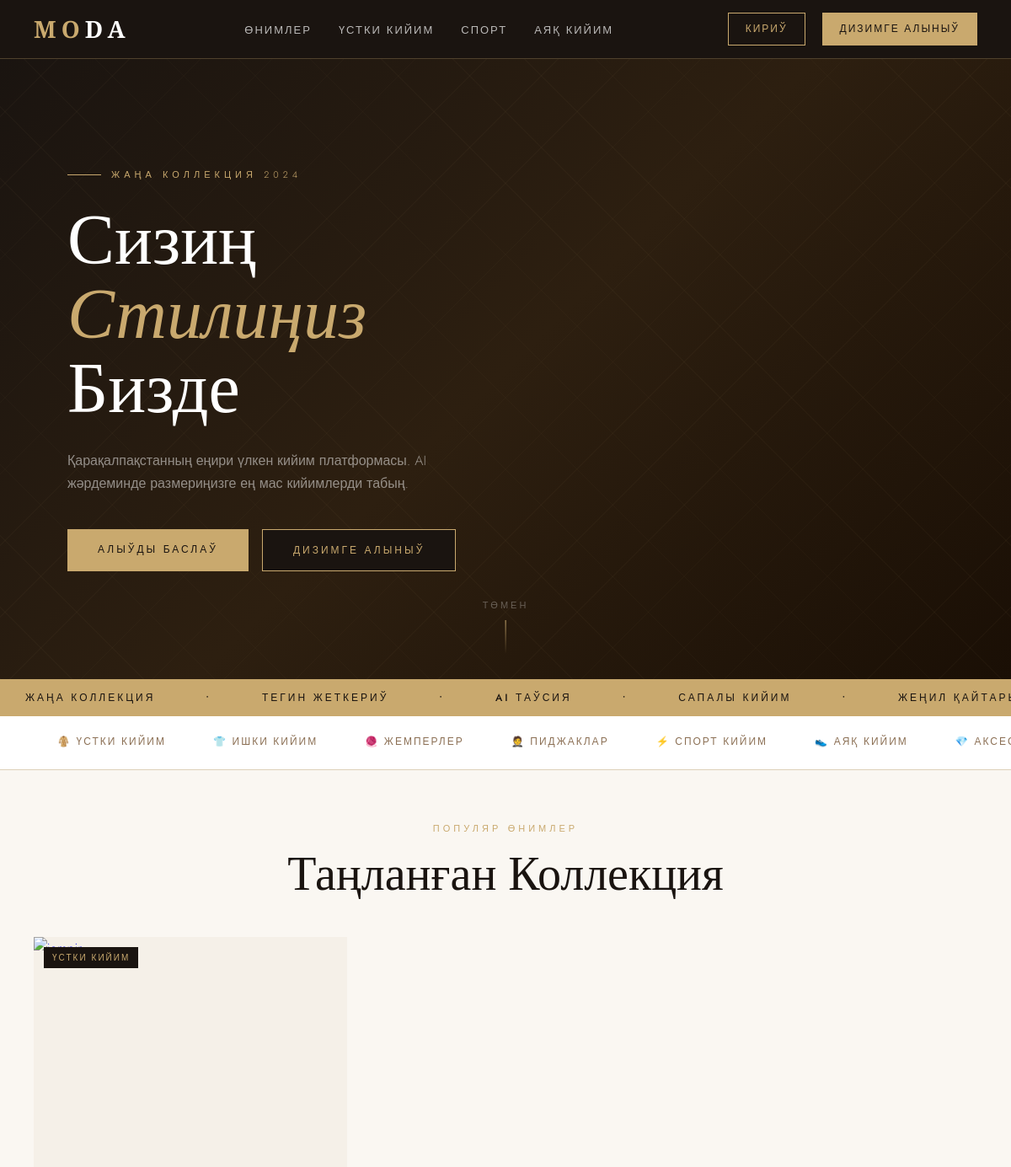
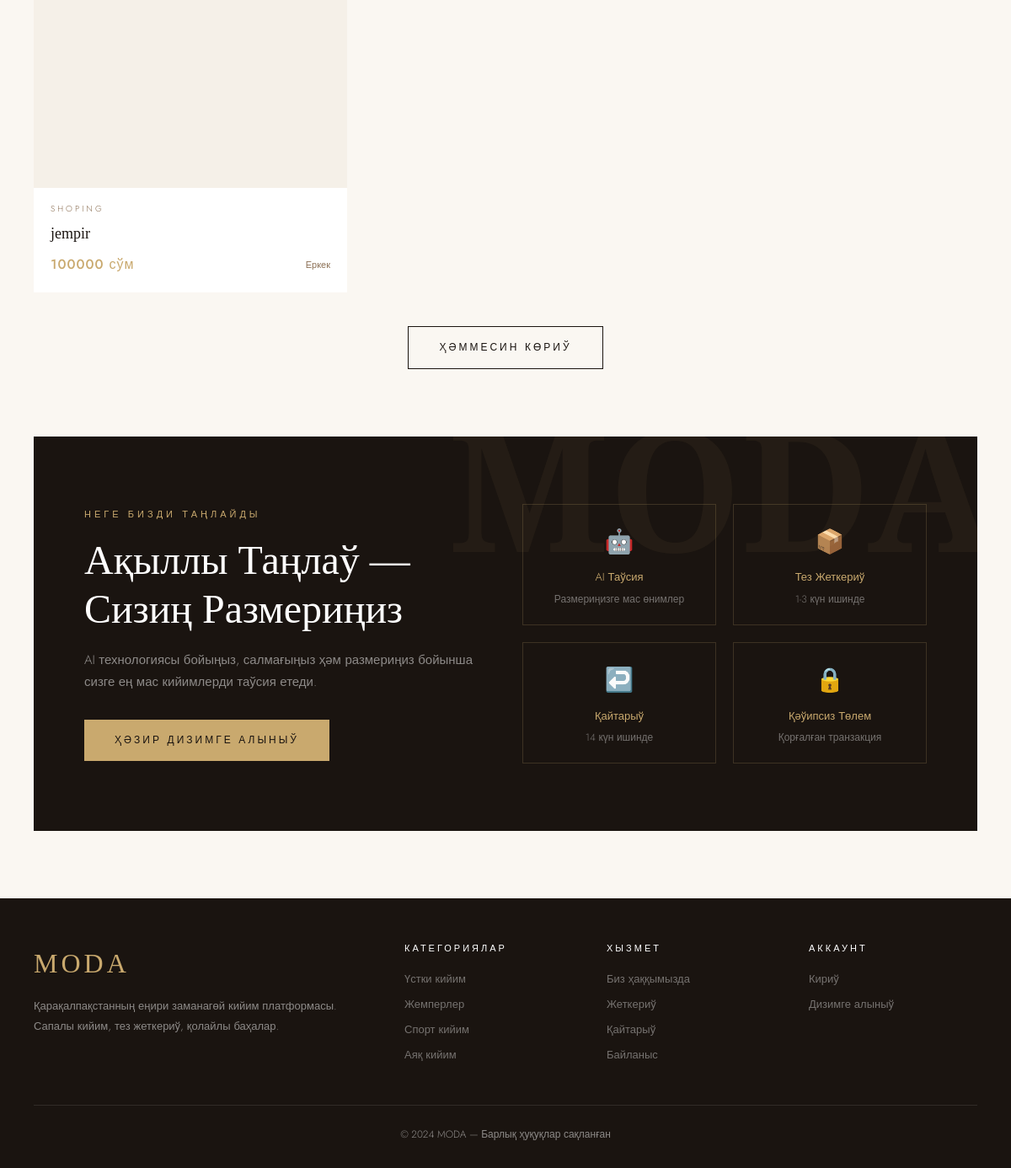
The page / on the database its author committed (2 pictures, top to bottom).
### kiyim/models.py (models this page shows, shortened)
class Product(models.Model):
    seller = models.ForeignKey(User, on_delete=models.CASCADE, related_name='products')
    name = models.CharField(max_length=200)
    category = models.CharField(max_length=20, choices=CATEGORY_CHOICES)
    price = models.DecimalField(max_digits=12, decimal_places=2)
    gender = models.CharField(max_length=10, choices=GENDER_PRODUCT, default='unisex')
    style = models.CharField(max_length=20, choices=STYLE_CHOICES, default='casual')
    description = models.TextField(blank=True)
    is_active = models.BooleanField(default=True)
    created_at = models.DateTimeField(auto_now_add=True)
    views_count = models.IntegerField(default=0)
    def main_image(self):
        img = self.images.first()
        return img.image if img else None

class User(AbstractUser):
    ROLE_CHOICES = [('client', 'Klient'), ('seller', 'Sotuvchi')]
    GENDER_CHOICES = [('male', 'Erkak'), ('female', 'Ayol')]
    SIZE_CHOICES = [('XS','XS'),('S','S'),('M','M'),('L','L'),('XL','XL'),('XXL','XXL'),('XXXL','XXXL')]
    role = models.CharField(max_length=10, choices=ROLE_CHOICES, default='client')
    phone = models.CharField(max_length=20, blank=True)
    gender = models.CharField(max_length=10, choices=GENDER_CHOICES, blank=True)
    height = models.FloatField(null=True, blank=True, help_text='sm')
    weight = models.FloatField(null=True, blank=True, help_text='kg')
    size = models.CharField(max_length=5, choices=SIZE_CHOICES, blank=True)
    avatar = models.ImageField(upload_to='avatars/', blank=True, null=True)
    shop_name = models.CharField(max_length=100, blank=True)

### kiyim/views.py (the view)
# urls.py: path('', views.home, name='home'),
def home(request):
    featured = Product.objects.filter(is_active=True).order_by('-views_count')[:8]
    new_arrivals = Product.objects.filter(is_active=True).order_by('-created_at')[:8]
    categories = CATEGORY_CHOICES
    return render(request, 'kiyim/home.html', {
        'featured': featured,
        'new_arrivals': new_arrivals,
        'categories': categories,
    })

### kiyim/context_processors.py (called while the page is built)
def cart_count(request):
    count = 0
    if request.user.is_authenticated and hasattr(request.user, 'role') and request.user.role == 'client':
        count = request.user.cart_items.count()
    return {'cart_count': count}

### templates/kiyim/home.html (shortened to what this page needs)
{% extends 'kiyim/base.html' %}
{% block content %}
<section class="hero">
    <div class="hero-bg"></div>
    <div class="hero-content">
        <div class="hero-tag">Жаңа коллекция 2024</div>
        <h1 class="hero-title">Сизиң<br><em>Стилиңиз</em><br>Бизде</h1>
        <p class="hero-desc">Қарақалпақстанның еңири үлкен кийим платформасы. AI жәрдеминде размериңизге ең мас кийимлерди табың.</p>
        <div class="hero-actions">
            <a href="{% url 'product_list' %}" class="btn btn-gold">Алыўды Баслаў</a>
            {% if not user.is_authenticated %}<a href="{% url 'register_choice' %}" class="btn btn-primary">Дизимге алыныў</a>{% endif %}
        </div>
    </div>
    <div class="hero-scroll">Төмен</div>
</section>
<div class="marquee-wrap">
    <div class="marquee-text">
        <span>Жаңа Коллекция</span><span>•</span><span>Тегин Жеткериў</span><span>•</span>
        <span>AI Таўсия</span><span>•</span><span>Сапалы Кийим</span><span>•</span>
        <span>Жеңил Қайтарыў</span><span>•</span><span>Жаңа Коллекция</span><span>•</span>
    </div>
</div>
<div class="cats-bar">
    {% for key, label in categories %}
    <a href="{% url 'product_list' %}?category={{ key }}" class="cat-item">
        {% if key == 'ustki' %}🧥{% elif key == 'ichki' %}👕{% elif key == 'jemper' %}🧶{% elif key == 'pidjak' %}🤵{% elif key == 'sport' %}⚡{% elif key == 'oyoq' %}👟{% else %}💎{% endif %}
        {{ label }}
    </a>
    {% endfor %}
</div>
<section style="padding-bottom:80px;">
    <div class="section-header">
        <div class="section-tag">Популяр Өнимлер</div>
        <h2 class="section-title">Таңланған Коллекция</h2>
    </div>
    <div class="featured-grid">
        {% for product in featured %}
        <a href="{% url 'product_detail' product.pk %}" style="text-decoration:none;">
        <div class="product-card">
            <div class="product-img-wrap">
                <span class="product-badge">{{ product.get_category_display }}</span>
            </div>
            <div class="product-info">
                <div class="product-category">{{ product.seller.shop_name }}</div>
                <div class="product-name">{{ product.name }}</div>
                <div style="display:flex;justify-content:space-between;align-items:center;">
                    <span class="product-price">{{ product.price|floatformat:0 }} сўм</span>
                    <span style="font-size:11px;color:var(--text-muted);">{{ product.get_gender_display }}</span>
                </div>
            </div>
        </div>
        </a>
        {% empty %}
        <div style="grid-column:1/-1;text-align:center;padding:60px;color:var(--text-muted);">
            <div style="font-size:48px;margin-bottom:16px;">🛍️</div>
            <p>Ҳәзирше өним жоқ</p>
        </div>
        {% endfor %}
    </div>
    <div style="text-align:center;margin-top:40px;">
        <a href="{% url 'product_list' %}" class="btn btn-outline">Ҳәммесин Көриў</a>
    </div>
</section>
<div class="promo-banner">
    <div>
        <div style="color:var(--gold);font-size:11px;letter-spacing:4px;text-transform:uppercase;margin-bottom:16px;">Неге Бизди Таңлайды</div>
        <h2 style="font-family:'Cormorant Garamond',serif;font-size:48px;color:var(--white);font-weight:300;line-height:1.2;margin-bottom:20px;">Ақыллы Таңлаў — Сизиң Размериңиз</h2>
        <p style="color:rgba(255,255,255,0.5);margin-bottom:32px;font-size:15px;">AI технологиясы бойыңыз, салмағыңыз ҳәм размериңиз бойынша сизге ең мас кийимлерди таўсия етеди.</p>
        {% if not user.is_authenticated %}
        <a href="{% url 'register_client' %}" class="btn btn-gold">Ҳәзир Дизимге Алыныў</a>
        {% else %}
        <a href="{% url 'client_dashboard' %}" class="btn btn-gold">Таўсиялар Алыў</a>
        {% endif %}
    </div>
    <div class="promo-feats">
        <div class="promo-feat"><div class="promo-feat-icon">🤖</div><div class="promo-feat-title">AI Таўсия</div><div class="promo-feat-text">Размериңизге мас өнимлер</div></div>
        <div class="promo-feat"><div class="promo-feat-icon">📦</div><div class="promo-feat-title">Тез Жеткериў</div><div class="promo-feat-text">1-3 күн ишинде</div></div>
        <div class="promo-feat"><div class="promo-feat-icon">↩️</div><div class="promo-feat-title">Қайтарыў</div><div class="promo-feat-text">14 күн ишинде</div></div>
        <div class="promo-feat"><div class="promo-feat-icon">🔒</div><div class="promo-feat-title">Қәўипсиз Төлем</div><div class="promo-feat-text">Қорғалған транзакция</div></div>
    </div>
</div>
{% endblock %}

### templates/kiyim/base.html (style rules this page uses)
:root { --cream: #F5F0E8; --ivory: #FAF7F2; --gold: #C9A96E; --dark: #1A1410; --brown: #6B4F35; --text: #3D2E22; --text-muted: #8C7055; --border: #DDD0B8; --white: #FFFFFF; --success: #4A7C59; --error: #8B3A3A; }
* { margin:0; padding:0; box-sizing:border-box; }
body { font-family:'Jost',sans-serif; background:var(--ivory); color:var(--text); font-weight:300; line-height:1.7; }
.btn { display:inline-block; padding:14px 36px; font-family:'Jost',sans-serif; font-size:12px; letter-spacing:3px; text-transform:uppercase; cursor:pointer; text-decoration:none; border:none; transition:all 0.3s; font-weight:400; }
.btn-primary { background:var(--dark); color:var(--gold); border:1px solid var(--gold); }
.btn-gold { background:var(--gold); color:var(--dark); }
.btn-outline { background:transparent; color:var(--dark); border:1px solid var(--dark); }
.product-card { background:var(--white); overflow:hidden; transition:transform 0.4s,box-shadow 0.4s; cursor:pointer; }
.product-img-wrap { position:relative; overflow:hidden; aspect-ratio:3/4; background:var(--cream); }
.product-badge { position:absolute; top:12px; left:12px; background:var(--dark); color:var(--gold); padding:4px 10px; font-size:10px; letter-spacing:2px; text-transform:uppercase; }
.product-info { padding:16px 20px 20px; }
.product-category { font-size:10px; letter-spacing:3px; text-transform:uppercase; color:var(--text-muted); margin-bottom:6px; }
.product-name { font-family:'Cormorant Garamond',serif; font-size:18px; color:var(--dark); margin-bottom:8px; }
.product-price { font-size:16px; color:var(--gold); font-weight:500; letter-spacing:1px; }
.section-header { text-align:center; padding:60px 40px 40px; }
.section-tag { font-size:11px; letter-spacing:4px; text-transform:uppercase; color:var(--gold); margin-bottom:12px; }
.section-title { font-family:'Cormorant Garamond',serif; font-size:clamp(32px,5vw,56px); font-weight:300; color:var(--dark); line-height:1.2; }

### rows shown on the page
Product: category "ҮСТКИ КИЙИМ", seller.shop_name "SHOPING", name "jempir", price "100000", gender "Еркек"

### other values the page prints
{{ label }} "ҮСТКИ КИЙИМ" "ИШКИ КИЙИМ" "ЖЕМПЕРЛЕР" "ПИДЖАКЛАР" "СПОРТ КИЙИМ" "АЯҚ КИЙИМ"
